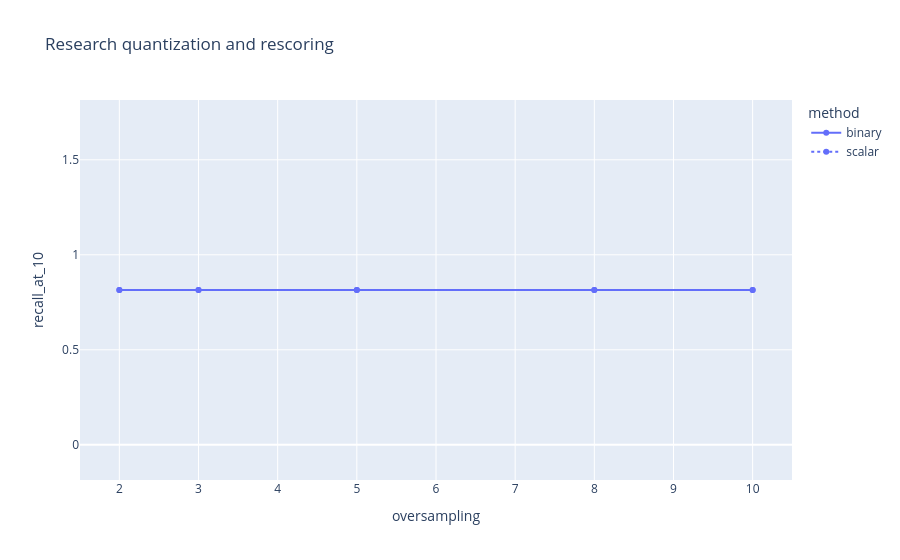

Source (notebook cell):
### Markdown cell above
Quantization accuracy is recovered by retrieving an enlarged candidate pool from the compressed representation and then rescoring those candidates with the original float32 vectors.

The course oversampling factors `2x`, `3x`, `5x`, `8x`, and `10x` are evaluated for both scalar and binary quantization. This makes the latency-quality trade-off explicit instead of choosing an oversampling factor in advance.

### Code cell
rescoring_df = optimization_benchmark_df[optimization_benchmark_df["rescore"]].copy()
remember_result("quantization_summary", optimization_benchmark_df)
display(rank_configurations(optimization_benchmark_df))
px.line(
    rescoring_df.sort_values(["method", "oversampling"]),
    x="oversampling",
    y="recall_at_10",
    line_dash="method",
    markers=True,
    hover_data=["mrr", "p50_ms", "p95_ms", "speedup"],
    title="Research quantization and rescoring",
).show()
display(
    optimization_runs_df.groupby(["setting", "repeat"])["latency_ms"]
    .quantile(0.95)
    .rename("p95_ms")
    .reset_index()
)

### Figure 1 — Plotly figure (JSON) as saved in the notebook; plotly's stock layout.template omitted (floating-point values rounded to 4 significant figures)
{"data": [{"customdata": [[0.6001, 1.334, 1.588, 1.071], [0.5992, 1.341, 1.612, 1.055], [0.5991, 1.402, 1.626, 1.046], [0.5991, 1.478, 1.732, 0.9822], [0.5991, 1.505, 1.727, 0.9848]], "hovertemplate": "method=binary<br>oversampling=%{x}<br>recall_at_10=%{y}<br>mrr=%{customdata[0]}<br>p50_ms=%{customdata[1]}<br>p95_ms=%{customdata[2]}<br>speedup=%{customdata[3]}<extra></extra>", "legendgroup": "binary", "line": {"color": "#636efa", "dash": "solid"}, "marker": {"symbol": "circle"}, "mode": "lines+markers", "name": "binary", "orientation": "v", "showlegend": true, "type": "scatter", "x": [2.0, 3.0, 5.0, 8.0, 10.0], "xaxis": "x", "y": [0.8148, 0.8148, 0.8148, 0.8148, 0.8148], "yaxis": "y"}, {"customdata": [[0.5991, 1.333, 1.568, 1.084], [0.5991, 1.356, 1.563, 1.088], [0.5991, 1.399, 1.618, 1.051], [0.5991, 1.485, 1.736, 0.9798], [0.5991, 1.512, 1.745, 0.9744]], "hovertemplate": "method=scalar<br>oversampling=%{x}<br>recall_at_10=%{y}<br>mrr=%{customdata[0]}<br>p50_ms=%{customdata[1]}<br>p95_ms=%{customdata[2]}<br>speedup=%{customdata[3]}<extra></extra>", "legendgroup": "scalar", "line": {"color": "#636efa", "dash": "dot"}, "marker": {"symbol": "circle"}, "mode": "lines+markers", "name": "scalar", "orientation": "v", "showlegend": true, "type": "scatter", "x": [2.0, 3.0, 5.0, 8.0, 10.0], "xaxis": "x", "y": [0.8148, 0.8148, 0.8148, 0.8148, 0.8148], "yaxis": "y"}], "layout": {"legend": {"title": {"text": "method"}, "tracegroupgap": 0}, "title": {"text": "Research quantization and rescoring"}, "xaxis": {"anchor": "y", "domain": [0, 1], "title": {"text": "oversampling"}}, "yaxis": {"anchor": "x", "domain": [0, 1], "title": {"text": "recall_at_10"}}}}
